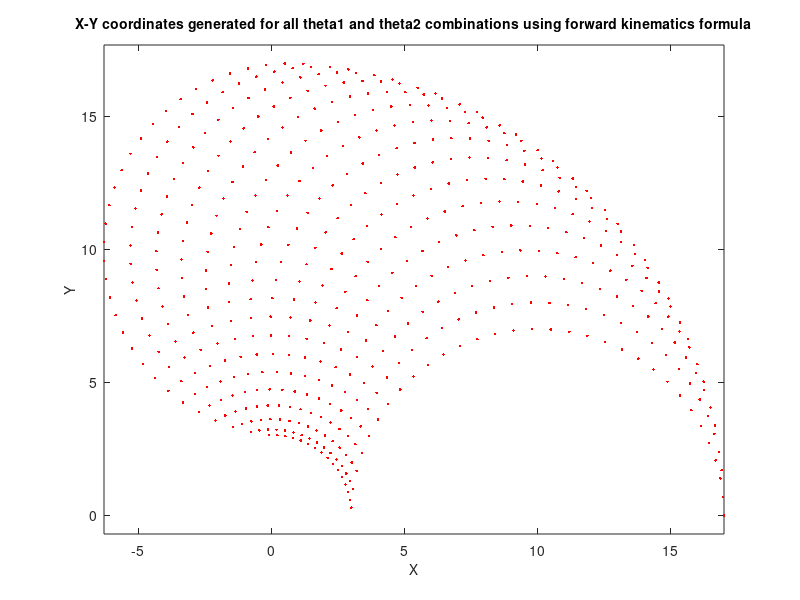

MATLAB code to generate this figure: (Note: this script raises an error after producing the figure.)
% Forward kinematics calculator
l1 = 10; % length of first arm
l2 = 7; % length of second arm

theta1 = 0:0.1:pi/2; % all possible theta1 values
theta2 = 0:0.1:pi; % all possible theta2 values

[THETA1,THETA2] = meshgrid(theta1,theta2); % generate a grid of theta1 and theta2 values

X = l1 * cos(THETA1) + l2 * cos(THETA1 + THETA2); % compute x coordinates
Y = l1 * sin(THETA1) + l2 * sin(THETA1 + THETA2); % compute y coordinates

data1 = [X(:) Y(:) THETA1(:)]; % create x-y-theta1 dataset
data2 = [X(:) Y(:) THETA2(:)]; % create x-y-theta2 dataset

plot(X(:),Y(:),'r.')
axis equal;
xlabel('X','fontsize',10)
ylabel('Y','fontsize',10)
title('X-Y coordinates generated for all theta1 and theta2 combinations using forward kinematics formula','fontsize',10)

% Calculate the X, Y positions given angles of the arm in degrees.
alpha1 = 20;
alpha2 = 20;
alphaRot = 45; % The angle that the leg is rotated about the Z axis
% Convert to radians
alpha1 = alpha1*(pi/180);
alpha2 = alpha2*(pi/180);
alphaRot = alphaRot*(pi/180);
% Origin of the arm
Xorigin = 0;
Yorigin = 0;
Zorigin = 0;
% Position of the first joint of the arm
Xjoint = l1*cos(alpha1);
Zjoint = l1*sin(alpha1);
% Position of the end effector
Xend = l1*cos(alpha1) + l2*cos(alpha1 + alpha2);
Zend = l1*sin(alpha1) + l2*sin(alpha1 + alpha2);
Xpos = [Xorigin, Xjoint, Xend];
Zpos = [Zorigin, Zjoint, Zend];

% Calculate the joint point in 3D using a rotation matrix
R = eul2rotm([alphaRot 0 0]); % generates a rotation matrix about the rotated axis.
                              % Parameters are ZYX in radians
newJoint = R*[Xjoint; 0; Zjoint];

% Calculate the end point in 3D using a rotation matrix
R = eul2rotm([alphaRot 0 0]); % generates a rotation matrix about the rotated axis.
                              % Parameters are ZYX in radians
newEnd = R*[Xend; 0; Zend];

newXpos = [Xorigin, newJoint(1), newEnd(1)];
newYpos = [Yorigin, newJoint(2), newEnd(2)];
newZpos = [Zorigin, newJoint(3), newEnd(3)];

figure
plot3(newXpos, newYpos, newZpos)
xlabel("X")
ylabel("Y")
zlabel("Z")
grid on;
xticks(-30:30);
yticks(-30:30);
zticks(-30:30);
daspect([1 1 1])

